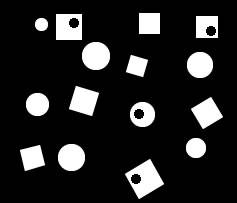
%> input picture sekil3.jpg, 237 x 203 px
$ octave d1.m   (GNU Octave 9; MATLAB toolbox functions it lacks are replaced by stand-ins)
%> lines starting %> are read from the running program, lines starting %| are printed output that depends on the picture; in (x1, y1, x2, y2) boxes, pixels count from 0 and x2, y2 are one past the last pixel; in counts of white or black regions, pixels touching at a corner belong together; the program's own positions count from 1
close all, clear all
clc;


resimler = {'sekil1.jpg','sekil2.jpg','sekil3.jpg'};
r = 3;

I = imread(resimler{r});
%> I is the input picture: size 203x237x3 uint8; min 0, max 255, mean 39

I2 = im2bw(I, graythresh(I));
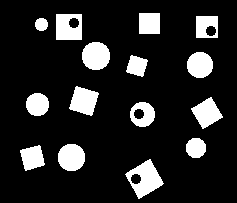
%> I2: size 203x237 logical; 15% white; 15 white regions, largest, box (x1, y1, x2, y2) and area: (125, 159, 164, 199) 776, (82, 42, 110, 70) 632, (56, 14, 82, 40) 596

%Komþuluk bulunmayan ayrý objeleri belirle
[L, NUM] = bwlabel(I2, 8);
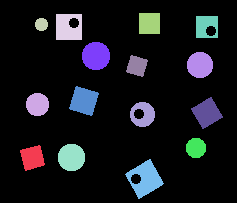
%> L: size 203x237 double; 16 distinct labels, from 0 to 15; one colour per label, 0 black
%> NUM = 15

delikli = 0;

disp(sprintf('Toplam %d adet parça tespit edildi.\n',NUM));
%| Toplam 15 adet parça tespit edildi.

for i=1:NUM

    %Gruplardaki grup numarasýný 1 ile deðiþtir.
%> (the run ends here)

$ run again, with img1.jpg copied over sekil3.jpg
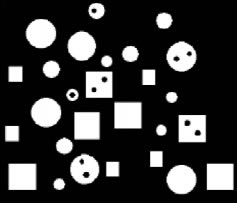
%> input picture img1.jpg, 237 x 203 px
%> I is the input picture: size 203x237x3 uint8; min 0, max 255, mean 56.9
%> `I2 = im2bw(I, graythresh(I));`:
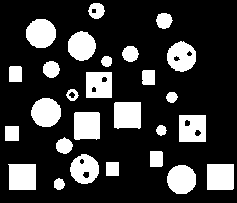
%> I2: size 203x237 logical; 22% white; 27 white regions, largest, box (x1, y1, x2, y2) and area: (74, 112, 100, 140) 706, (114, 102, 141, 129) 705, (8, 164, 36, 190) 703
%> `[L, NUM] = bwlabel(I2, 8);`:
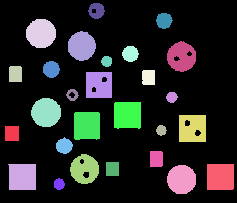
%> L: size 203x237 double; 28 distinct labels, from 0 to 27; one colour per label, 0 black
%> NUM = 27
%| Toplam 27 adet parça tespit edildi.
